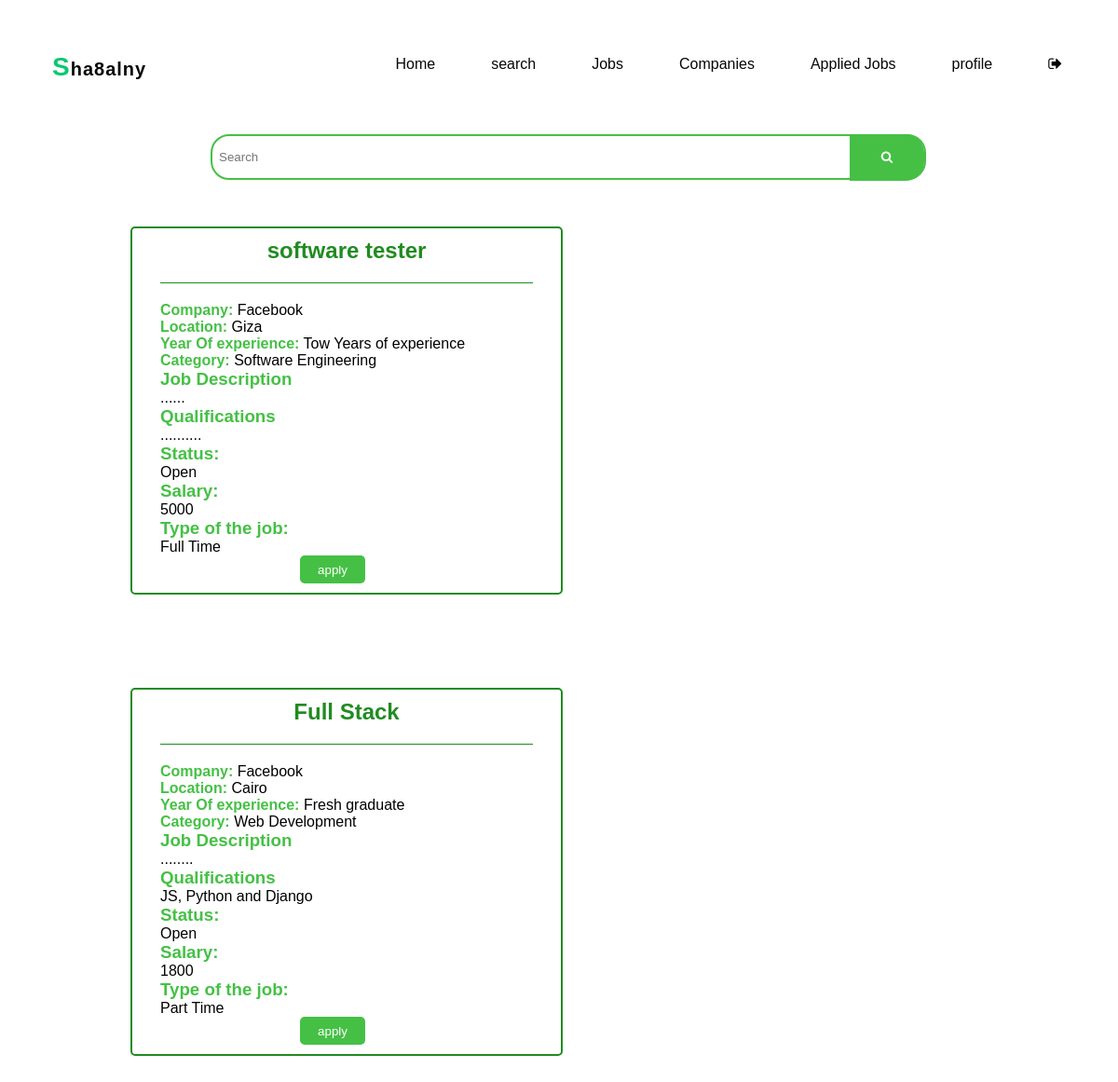
/jobDetails (signed in), run on the app's committed database.
### pages/models.py (models this page shows)
class Jobs(models.Model):
    job_code = models.CharField(max_length = 30)
    job_title = models.CharField(max_length=100)
    job_description = models.TextField()
    job_company = models.CharField(max_length=55)
    job_salary = models.CharField(max_length=10)
    job_location = models.CharField(max_length=255)
    job_type = models.CharField(max_length=55)
    job_category = models.CharField(max_length=55)
    job_status = models.CharField(max_length=20)
    job_experience_year = models.CharField(max_length=30)
    job_qualification = models.TextField()
    adminID = models.IntegerField(default=2)

### pages/views.py (the view)
# urls.py: path('jobDetails', views.jobDetails , name = "jobDetails"),
def jobDetails(request):
    jobs = None
    flag = False
    if 'q' in request.GET:
        q = request.GET['q']
        jobs = Jobs.objects.filter(Q(job_title__icontains=q) | Q(job_salary__icontains=q))
        flag = True
    else:
        jobs = Jobs.objects.all()  # If no query parameter, return all jobs
    context = {
        'JobList': jobs,
        'requestSearch': flag,
    }
    return render(request, 'pages/jobDetails.html', context)

### pages/templates/pages/jobDetails.html (shortened to what this page needs)
{% load static %}
<!DOCTYPE html>
<html lang="en">
<head>
    <link rel="stylesheet" href="{% static 'css/jobDetails.css' %}">
    <link rel="stylesheet" href="https://cdnjs.cloudflare.com/ajax/libs/font-awesome/5.15.3/css/all.min.css">
    <link rel="stylesheet" href="{% static 'CSS/navBar.css' %}">
    <link rel="stylesheet" href="{%static 'CSS/aboutUs.css'%}">
    <link rel="stylesheet" href="https://cdnjs.cloudflare.com/ajax/libs/font-awesome/4.7.0/css/font-awesome.min.css">
</head>
<body>
    <nav>
        <nav>
            {% if request.session.current_user == "user" %}
        <div class = "nav-bar">
            <div class = "nav-left-section">
                <p>   <span>S</span>ha8alny </p>
            </div>
            <div class = "nav-right-section">
            <ul>
                <li> <a href ="{%url 'homePage'%}"> Home</a> </li>
                <li> <a href ="{%url 'homePage'%}"> search</a>  </li>
                <li> <a href ="{%url 'jobDetails'%}">Jobs</a>  </li>
                <li> <a href ="{%url 'company'%}"> Companies</a>  </li>
                <li> <a href ="{%url 'userCurrentlyAppliedJobs' %}">Applied Jobs</a>  </li>
                <li> <a href ="{%url 'userProfileLast'%}">profile</a>  </li>
                <li> <a href ="{%url 'logout'%}" id = "userLogOut">
                    <i class="fa fa-sign-out" style = "color:black">  </i> </a>
            </li>
        </ul>
        </div>
        </div>
        {% endif %}
        </nav>
    </nav>
    <form action="{% url 'jobDetails' %}" method="GET">
        <div class="search-container">
            <div class="search">
                <input type="text" name="q" id="search" placeholder="Search" class="form-control form-control-lg" />
            </div>
            <div class="btn-search">
                <button type="submit" id="searchtitle" class="btn btn-dark btn-lg">
                    <i class="fa fa-search search-icon">
                    </i>
                </button>
            </div>
        </div>
    </form>
    <div id="all-jobs-divs">
        {% if not requestSearch %}
        {% for job in JobList %}
        <div class="second" id="a">
            <div class="job-title">
                <h2>{{ job.job_title }}</h2>
            </div>
            <hr>
            <div>
                <p><strong>Company:</strong> {{ job.job_company }}</p>
            <p><strong>Location:</strong> {{ job.job_location }}</p>
            <p><strong>Year Of experience:</strong> {{ job.job_experience_year}}</p>
            <p><strong>Category:</strong> {{ job.job_category }}</p>
            <h3>Job Description</h3>
            <p>{{ job.job_description }}</p>
            <h3>Qualifications</h3>
            <p>{{ job.job_qualification }}</p>
            <h3>Status:</h3>
            <p>{{ job.job_status}}</p>
            <h3>Salary:</h3>
            <p>{{ job.job_salary }}</p>
            <h3>Type of the job:</h3>
            <p>{{ job.job_type}}</p>
            </div>
            {% if request.session.current_user == "user" %}
                <button type = "submit" data_job_id = "{{job.id}}" class  = "apply-btn btn" name = "job_id" value="{{job.id}}">
                    apply
                </button>
            {% endif %}
        </div>
        {% endfor %}
        {% endif %}
    </div>
</body>
</html>

### project/static/css/jobDetails.css (style rules this page uses)
* { padding: 0px; margin: 0px; font-family: sans-serif; }
.search-container { display: flex; justify-content: center; align-items: center; position: relative; margin: 0 auto; width: 100%; max-width: 800px; }
.search-container input { flex-grow: 1; padding: 5px 7px; margin-left: 20px; width: 750px; height: 35px; border-radius: 20px; border: 2px solid rgb(69, 192, 69); }
.search-container button { position: absolute; top: -1%; right: 1%; background-color: rgb(69, 192, 69); border: none; padding: 10px; height: 50px; width: 80px; border-radius: 0 20px 20px 0; cursor: pointer; }
.search-icon { color: white; font-size: 16px; }
.second { width: 400px; margin: 50px 100px 50px 140px; padding: 10px 30px; border: 2px solid rgb(33, 139, 33); border-radius: 5px; display: inline-block; word-wrap: break-word; }
.job-title h2 { color: rgb(33, 139, 33); text-align: center; }
p strong, h3 { color: rgb(69, 192, 69); }
.second button { background-color: rgb(69, 192, 69); align-items: center; color: white; width: 70px; border-radius: 5px; height: 30px; border: 2px solid rgb(69, 192, 69); margin-left: 150px; }
.second hr { font-weight: bold; height: 1px; background-color: rgb(33, 139, 33); border: none; margin: 20px 0; }

### project/static/css/navBar.css (style rules this page uses)
.nav-bar { display: flex; justify-content: space-between; margin: 30px; border:4px rgb(195, 234, 197); }
.nav-bar ul { list-style-type: none; background-color: white; padding: 0%; margin: 0%; overflow: hidden; position: sticky; top: 0; }
.nav-bar a { color: rgb(7, 7, 8); text-decoration: none; display: block; text-align: center; top: 0; border-radius: 6px; padding: 10px; }
.nav-bar li { margin: 20px; float:left; position: sticky; top: 0; }
nav .nav-left-section p { font-size: 20px; font-weight: bold; float: left; color: rgb(7, 7, 8); letter-spacing: 1px; background-color: white; margin: 0%; padding: 26px; text-align: center; position: sticky; top: 0; }
.nav-left-section p span { color: #09c872; font-size: 28px; }

### project/static/css/aboutUs.css (style rules this page uses)
span { color:rgb(69, 192, 69); font-weight: bold; }

### data on the page
Jobs: job_title "software tester", job_company "Facebook", job_location "Giza", job_experience_year "Tow Years of experience", job_category "Software Engineering", job_description "......", job_qualification "..........", job_status "Open", job_salary "5000", job_type "Full Time", {{ job.id }} 16 (drawn)
Jobs: job_title "Full Stack", job_company "Facebook", job_location "Cairo", job_experience_year "Fresh graduate", job_category "Web Development", job_description "........", job_qualification "JS, Python and Django", job_status "Open", job_salary "1800", job_type "Part Time", {{ job.id }} 17 (drawn)
